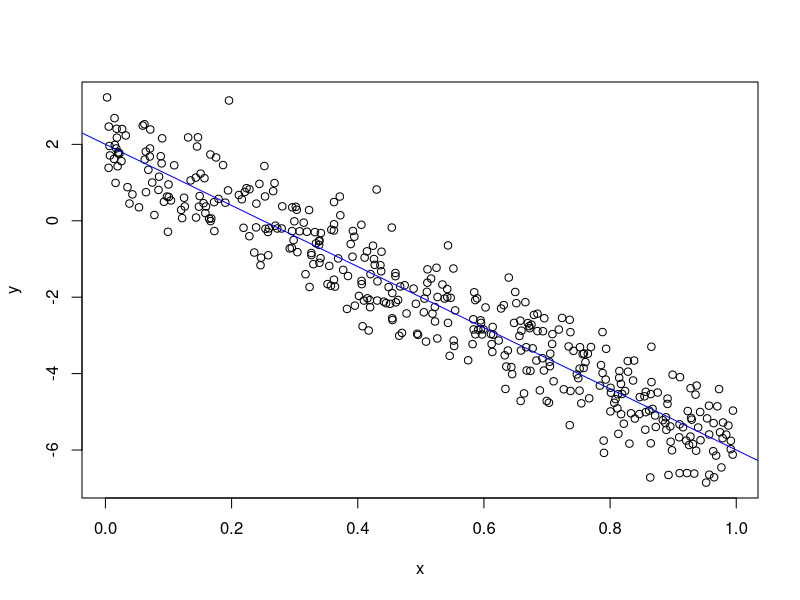

Recreate this plot in R.
# Sample code from 
# http://www.stat.ubc.ca/~jenny/STAT545A/block01_basicsWorkspaceWorkingDirProject.html

# Set variables
a <- 2
b <- -8
sigSq <- 0.5
n <- 400

# Sample from uniform distribution
x <- runif(n)
# Calculate y values from normal distribution
y <- a + b * x + rnorm(n, sd = sqrt(sigSq))
(avgX <- mean(x))

# Write results to file and plot
write(avgX, "avgX.txt")
plot(x, y)
abline(a, b, col = "blue")
dev.print(pdf, "toylinePlot.pdf")